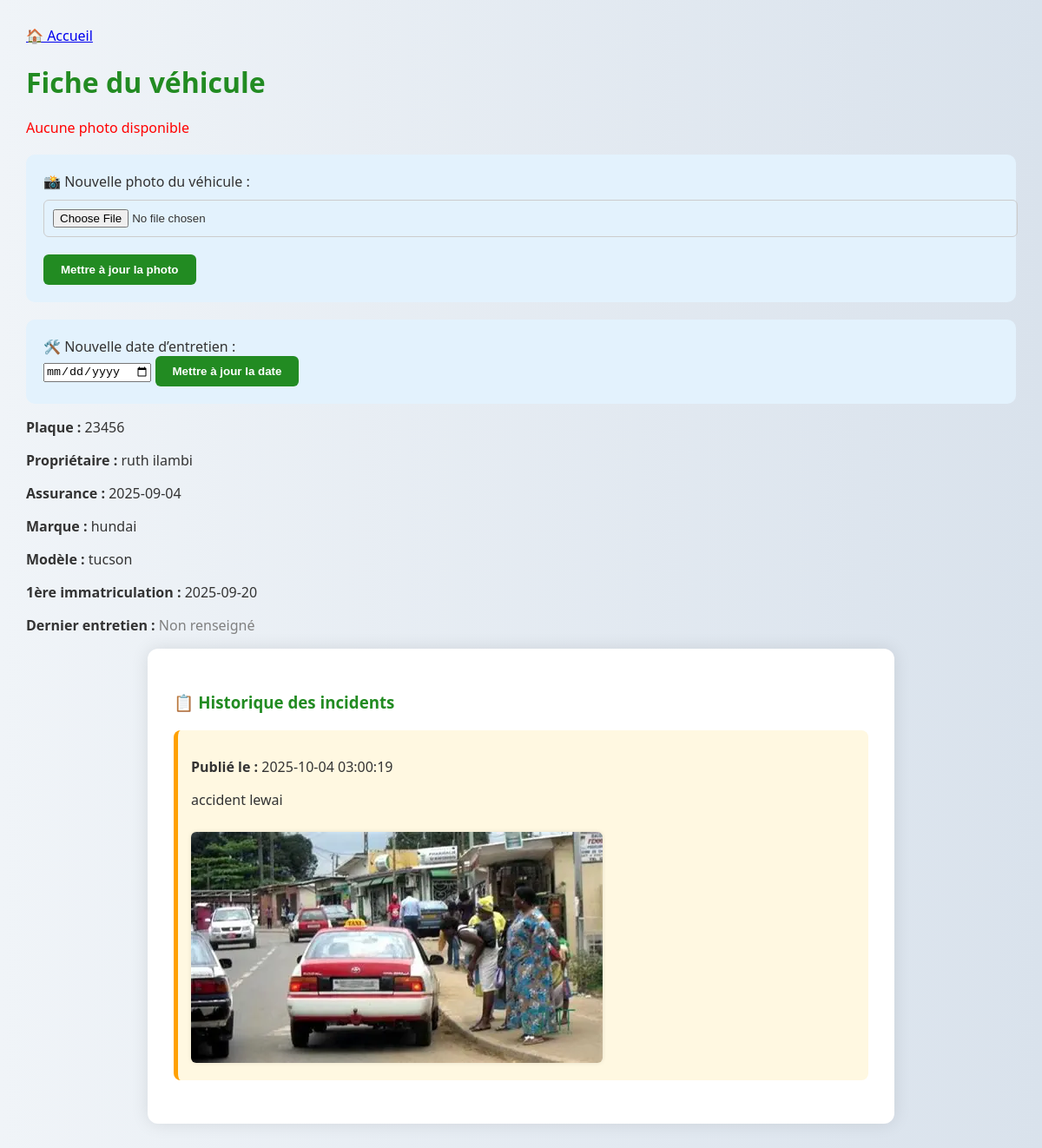
The app's page /vehicle/23456 (signed in), older data.
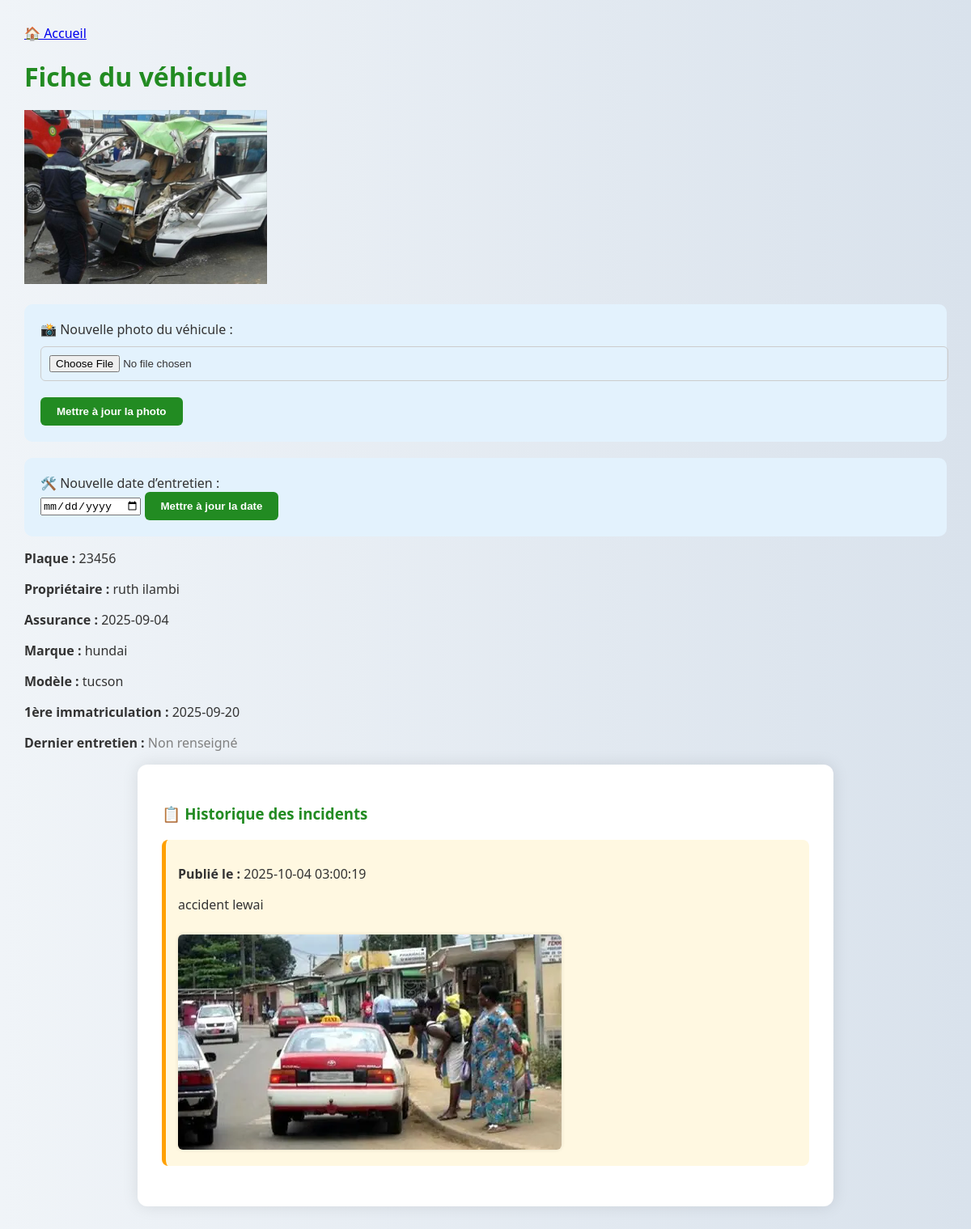
The same page, newer data.
### tables this page shows
CREATE TABLE vehicles (
    plate TEXT PRIMARY KEY,
    owner TEXT,
    insurance_expiry TEXT,
    history TEXT,
    brand TEXT,
    model TEXT,
    first_registration TEXT
, photo TEXT, last_maintenance TEXT);

CREATE TABLE incidents (
    id INTEGER PRIMARY KEY AUTOINCREMENT,
    description TEXT NOT NULL,
    created_at TEXT
, plate TEXT, photo TEXT);

### app.py (the view, shortened to what this page needs)
@app.route('/vehicle/<plate>', methods=['GET', 'POST'])
def vehicle_detail(plate):
    if 'admin' not in session:
        return redirect('/')
    conn = get_db_connection()
    vehicle = conn.execute('SELECT * FROM vehicles WHERE plate = ?', (plate,)).fetchone()
    if vehicle is None:
        conn.close()
        return "Véhicule introuvable", 404
    message = None
    incidents = conn.execute('SELECT * FROM incidents WHERE plate = ?', (plate,)).fetchall()
    conn.close()
    return render_template('vehicle_detail.html', vehicle=vehicle, incidents=incidents, message=message)

### app.py (called while the page is built)
def get_db_connection():
    conn = sqlite3.connect('database.db')
    conn.row_factory = sqlite3.Row
    return conn

### templates/vehicle_detail.html (shortened to what this page needs)
<!DOCTYPE html>
<html lang="fr">
<head>
</head>
<body>
{% include 'navbar.html' %}
  <h1>Fiche du véhicule</h1>
  {% if vehicle.photo %}
    <img src="{{ url_for('static', filename='uploads/' + vehicle.photo) }}" alt="Photo du véhicule" style="max-width:300px;">
  {% else %}
    <p style="color:red;">Aucune photo disponible</p>
  {% endif %}
<form method="POST" enctype="multipart/form-data" style="margin-top: 20px;">
  <label for="photo">📸 Nouvelle photo du véhicule :</label><br>
  <input type="file" name="photo" accept="image/*" required>
  <button type="submit">Mettre à jour la photo</button>
</form>
<form method="POST" style="margin-top: 20px;">
  <label for="last_maintenance">🛠️ Nouvelle date d’entretien :</label><br>
  <input type="date" name="last_maintenance" required>
  <button type="submit">Mettre à jour la date</button>
</form>
  <p><strong>Plaque :</strong> {{ vehicle['plate'] }}</p>
  <p><strong>Propriétaire :</strong> {{ vehicle['owner'] }}</p>
  <p><strong>Assurance :</strong> {{ vehicle['insurance_expiry'] }}</p>
  <p><strong>Marque :</strong> {{ vehicle['brand'] }}</p>
  <p><strong>Modèle :</strong> {{ vehicle['model'] }}</p>
  <p><strong>1ère immatriculation :</strong> {{ vehicle['first_registration'] }}</p>
 <p><strong>Dernier entretien :</strong>
  {% if vehicle['last_maintenance'] %}
    {{ vehicle['last_maintenance'] }}
  {% else %}
    <span style="color: gray;">Non renseigné</span>
  {% endif %}
</p>
  <div class="container">
    <h3>📋 Historique des incidents</h3>
    {% if incidents %}
      {% for incident in incidents %}
        <div class="incident">
          <p><strong>Publié le :</strong> {{ incident['created_at'] }}</p>
          <p>{{ incident['description'] }}</p>
          {% if incident['photo'] %}
            <img src="{{ url_for('static', filename='uploads/' + incident['photo']) }}" alt="Photo de l’incident">
          {% endif %}
        </div>
      {% endfor %}
    {% else %}
      <p>Aucun incident enregistré pour ce véhicule.</p>
    {% endif %}
  </div>
</body>
</html>

### templates/navbar.html
<div class="navbar">
  <a href="/" class="home-link">🏠 Accueil</a>
</div>

### templates/vehicle_detail.html (style rules this page uses)
body { background: linear-gradient(to right, #f0f4f8, #d9e2ec); font-family: 'Segoe UI', sans-serif; color: #333; padding: 30px; margin: 0; }
.container { max-width: 800px; margin: auto; background-color: white; border-radius: 12px; box-shadow: 0 0 20px rgba(0,0,0,0.1); padding: 30px; }
h1, h2, h3 { color: #228B22; margin-bottom: 20px; }
.incident { background-color: #fff8e1; border-left: 5px solid #ffa000; padding: 15px; margin-bottom: 20px; border-radius: 8px; }
.incident img { margin-top: 10px; max-width: 100%; border-radius: 6px; box-shadow: 0 0 5px rgba(0,0,0,0.1); }
form { margin-top: 30px; background-color: #e3f2fd; padding: 20px; border-radius: 10px; }
form textarea, form input[type="file"] { width: 100%; margin-top: 10px; margin-bottom: 20px; padding: 10px; border: 1px solid #ccc; border-radius: 6px; }
form button { background-color: #228B22; color: white; padding: 10px 20px; border: none; border-radius: 6px; font-weight: bold; cursor: pointer; }

Row changes from the older to the newer data that the page shows:
changed vehicles "ruth ilambi": photo: picture added
Text that changed along with them:
text no longer shown: "Aucune photo disponible"
